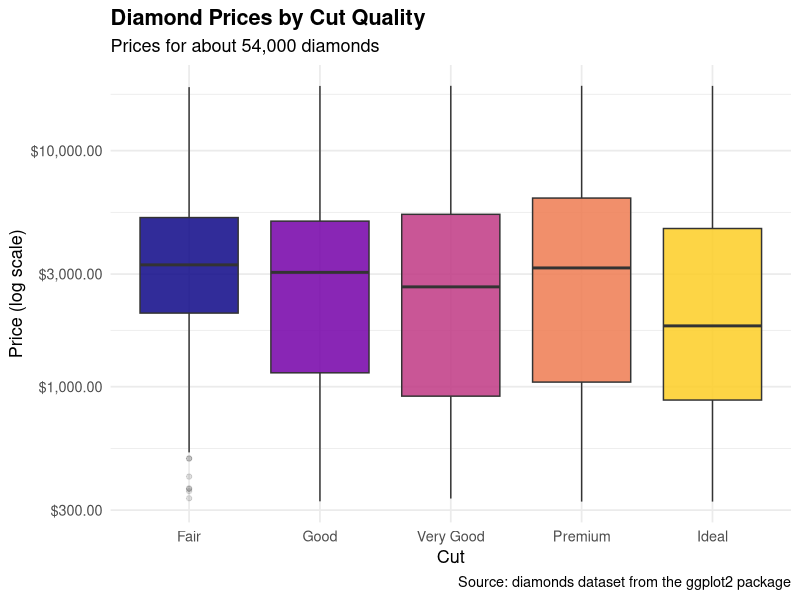

The R script that drew this image:
## ---- chunk 1
#| message: false
library(tidyverse)
## ---- chunk 2
diamonds |>
  ggplot(aes(x = cut, y = price, fill = cut)) +
  geom_boxplot(alpha = 0.85, outlier.alpha = 0.15) +
  scale_fill_viridis_d(option = "plasma", end = 0.9) +
  scale_y_log10(labels = scales::label_dollar()) +
  labs(
    title = "Diamond Prices by Cut Quality",
    subtitle = "Prices for about 54,000 diamonds",
    x = "Cut",
    y = "Price (log scale)",
    caption = "Source: diamonds dataset from the ggplot2 package"
  ) +
  theme_minimal(base_size = 13) +
  theme(legend.position = "none",
        plot.title = element_text(face = "bold"))
